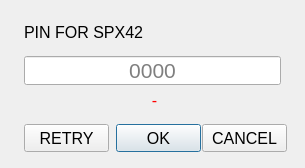
<?xml version="1.0" encoding="UTF-8"?>
<ui version="4.0">
 <class>PinDialog</class>
 <widget class="QDialog" name="PinDialog">
  <property name="geometry">
   <rect>
    <x>0</x>
    <y>0</y>
    <width>305</width>
    <height>168</height>
   </rect>
  </property>
  <property name="font">
   <font>
    <pointsize>12</pointsize>
   </font>
  </property>
  <property name="windowTitle">
   <string>Enter PIN</string>
  </property>
  <property name="locale">
   <locale language="English" country="UnitedStates"/>
  </property>
  <widget class="QLabel" name="label">
   <property name="geometry">
    <rect>
     <x>24</x>
     <y>20</y>
     <width>257</width>
     <height>25</height>
    </rect>
   </property>
   <property name="text">
    <string>PIN FOR SPX42</string>
   </property>
  </widget>
  <widget class="QLineEdit" name="lineEdit">
   <property name="geometry">
    <rect>
     <x>24</x>
     <y>56</y>
     <width>257</width>
     <height>29</height>
    </rect>
   </property>
   <property name="font">
    <font>
     <pointsize>16</pointsize>
     <kerning>false</kerning>
    </font>
   </property>
   <property name="toolTip">
    <string/>
   </property>
   <property name="inputMask">
    <string/>
   </property>
   <property name="text">
    <string/>
   </property>
   <property name="maxLength">
    <number>4</number>
   </property>
   <property name="alignment">
    <set>Qt::AlignCenter</set>
   </property>
   <property name="placeholderText">
    <string>0000</string>
   </property>
   <property name="clearButtonEnabled">
    <bool>false</bool>
   </property>
  </widget>
  <widget class="QLabel" name="errorLabel">
   <property name="geometry">
    <rect>
     <x>30</x>
     <y>92</y>
     <width>249</width>
     <height>17</height>
    </rect>
   </property>
   <property name="styleSheet">
    <string notr="true">color:rgb(255, 0, 0)</string>
   </property>
   <property name="text">
    <string>-</string>
   </property>
   <property name="alignment">
    <set>Qt::AlignCenter</set>
   </property>
  </widget>
  <widget class="QPushButton" name="cancelButton">
   <property name="geometry">
    <rect>
     <x>202</x>
     <y>124</y>
     <width>85</width>
     <height>28</height>
    </rect>
   </property>
   <property name="text">
    <string>CANCEL</string>
   </property>
  </widget>
  <widget class="QPushButton" name="okButton">
   <property name="geometry">
    <rect>
     <x>116</x>
     <y>124</y>
     <width>85</width>
     <height>28</height>
    </rect>
   </property>
   <property name="text">
    <string>OK</string>
   </property>
   <property name="default">
    <bool>true</bool>
   </property>
  </widget>
  <widget class="QPushButton" name="retryButton">
   <property name="geometry">
    <rect>
     <x>24</x>
     <y>124</y>
     <width>85</width>
     <height>28</height>
    </rect>
   </property>
   <property name="text">
    <string>RETRY</string>
   </property>
  </widget>
 </widget>
 <tabstops>
  <tabstop>okButton</tabstop>
  <tabstop>retryButton</tabstop>
  <tabstop>lineEdit</tabstop>
  <tabstop>cancelButton</tabstop>
 </tabstops>
 <resources/>
 <connections>
  <connection>
   <sender>okButton</sender>
   <signal>clicked()</signal>
   <receiver>PinDialog</receiver>
   <slot>accept()</slot>
   <hints>
    <hint type="sourcelabel">
     <x>153</x>
     <y>135</y>
    </hint>
    <hint type="destinationlabel">
     <x>152</x>
     <y>109</y>
    </hint>
   </hints>
  </connection>
  <connection>
   <sender>cancelButton</sender>
   <signal>clicked()</signal>
   <receiver>PinDialog</receiver>
   <slot>reject()</slot>
   <hints>
    <hint type="sourcelabel">
     <x>240</x>
     <y>135</y>
    </hint>
    <hint type="destinationlabel">
     <x>152</x>
     <y>109</y>
    </hint>
   </hints>
  </connection>
 </connections>
</ui>
